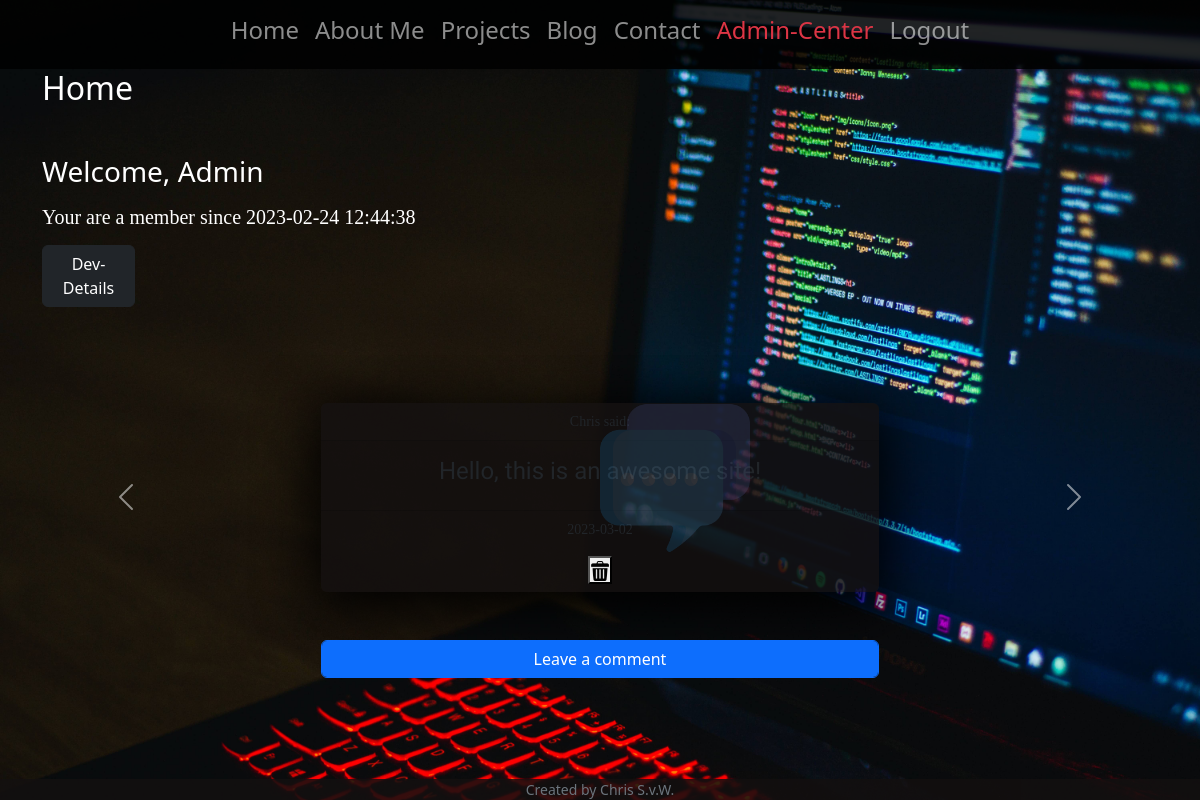
The page / (signed in) on the database its author committed.
### tables this page shows
CREATE TABLE users (
user_id INTEGER NOT NULL PRIMARY KEY AUTOINCREMENT,
username TEXT NOT NULL,
hash TEXT NOT NULL,
reg_date TEXT,
log_date TEXT
);

CREATE TABLE comments (
comment_id INTEGER PRIMARY KEY AUTOINCREMENT NOT NULL,
user_id INTEGER NOT NULL,
timestamp TEXT,
text TEXT NOT NULL,
FOREIGN KEY (user_id)
	REFERENCES users (user_id)
);

### app.py (the view)
@app.route("/", methods=["GET", "POST"])
@login_required
def home():
    if request.method == "GET":
        userdata = db.execute("SELECT username, reg_date, user_id FROM users WHERE user_id=?;", session["user_id"])
        comments = db.execute("SELECT * FROM comments ORDER BY timestamp DESC LIMIT 10;")
        for comment in comments:
            comment["timestamp"] = comment["timestamp"][0:10]
            comment["username"] = db.execute("SELECT username FROM users WHERE user_id = ?;", comment["user_id"])[0]["username"]
        return render_template("home.html", userdata=userdata, comments=comments)

### app.py (called while the page is built)
@app.after_request
def after_request(response):
    response.headers["Cache-Control"] = "no-cache, no-store, must-revalidate, public, max-age=0"
    response.headers["Expires"] = 0
    response.headers["Pragma"] = "no-cache"
    return response

### toolbox.py (called while the page is built)
def login_required(f):
    @wraps(f)
    def decorated_function(*args, **kwargs):
        if session.get("user_id") is None:
            return redirect("/login")
        return f(*args, **kwargs)
    return decorated_function

### templates/home.html (shortened to what this page needs)
{% extends "layout.html" %}
{% block main %}
<h2 class="text-start animation-fade-in-3 mb-5">Home</h2>
<h3 class="text-start animation-fade-in-4 animation-fly-in-left">Welcome, {{userdata[0]["username"]}}</h3>
<h5 class="text-start mt-3 comment-header-font animation-fly-in-right animation-fade-in-5">Your are a member since {{userdata[0]["reg_date"]}}</h5>
<section class="pt-2 text-start" name="documentation">
  <p>
      <a class="btn col-1 btn-dark" data-bs-toggle="collapse" href="#collapseExample" role="button" aria-expanded="false" aria-controls="collapseExample">
        Dev-Details
      </a>
    </p>
</section>
<div class="buffer-1"></div>
  <div id="carouselExampleControls" class="carousel slide" data-bs-ride="carousel">
    <div class="carousel-inner">
      {%if comments is defined%}
      {%for comment in comments%}
      <div class="carousel-item">
        <div class="card border-0 m-5 w-50 mx-auto box-shadow-light bg-dark-trans">
          <div class="pl-5 img-container">
            <img class="bg-comment" src="/static/comments.png">
          </div>
          <div class="card-header bg-color-black small comment-header-font">{{comment['username']}} said:</div>
          <div class="card-text mt-3 mb-3">
            <h4 class="comment-text-font">{{comment['text']}}</h4>
          </div>
          <div class="card-footer bg-color-blue">
            <p class="small comment-header-font">{{comment['timestamp']}}</p>
            {%if session['user_id'] == 1 %}
            <form action="/deletecomment" method="post">
            <button type="submit"><img class="trash-can" src="/static/trash-can.png" alt=""></button>
          </form>
          {%endif%}
          </div>
        </div>
      </div>
      {%endfor%}
      {%endif%}
    </div>
    <button class="carousel-control-prev" type="button" data-bs-target="#carouselExampleControls" data-bs-slide="prev">
      <span class="carousel-control-prev-icon" aria-hidden="true"></span>
    </button>
    <button class="carousel-control-next" type="button" data-bs-target="#carouselExampleControls" data-bs-slide="next">
      <span class="carousel-control-next-icon" aria-hidden="true"></span>
    </button>
  </div>
  <a href="/comment" class="btn w-50 btn-primary form-control">Leave a comment</a>
{% endblock %}

### static/styles.css (style rules this page uses)
* { padding: 0; margin: 0; box-sizing: border-box; }
body { color: white; }
.bg-comment { position:absolute; opacity: 15%; height: 150px; width: auto; }
.comment-header-font { font-family: 'Arvo', serif; }
.comment-text-font { font-family: 'Catamaran', sans-serif; }
.trash-can { max-width: 20px; max-height: 20px; }
.buffer-1 { min-height: 2em; }
.bg-dark-trans { background: rgba(19, 16, 16, 0.85) }
.box-shadow-light { box-shadow: 1px 10px 55px 8px rgba(0,0,0,1); }
.animation-fade-in-3 { animation: fadeIn 3s; }
.animation-fade-in-4 { animation: fadeIn 4s; }
.animation-fade-in-5 { animation: fadeIn 5s; }
.animation-fly-in-left { position: relative; animation: left-fly-in; animation-duration: 3s; }
.animation-fly-in-right { position: relative; animation: right-fly-in; animation-duration: 3s; }

### rows shown on the page
users: username "Admin", reg_date "2023-02-24 12:44:38"
comments: username "Chris", text "Hello, this is an awesome site!", timestamp "2023-03-02"
